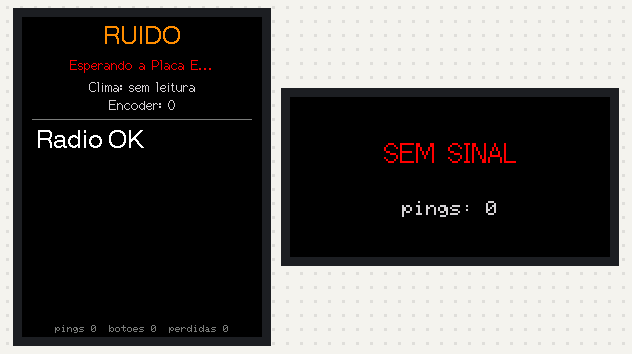
Bench run of a sketch on a simulated ESP32-S3. On the bench: 240×320 colour display, 160×80 colour display. What the sketch prints to the serial monitor is not drawn.

Above: at 1.4 s.

The sketch:

t3_placa_v_link.ino
```cpp
// ============================================================================
// RUÍDO — uma MIXTAPE de terror
// TESTE 3 · PLACA V (console) recebendo a PLACA E por ESP-NOW
// Mostra na tela grande cada botão/giro que chega da Placa E, o clima do DHT11
// e o estado da conexão; responde mandando texto para o LCD 16x2 da Placa E.
// Grave junto com o t3_placa_e.ino na Placa E.
//
// Arduino IDE: ESP32S3 Dev Module · Flash 16MB · PSRAM OPI
// ============================================================================

#include <WiFi.h>
#include <esp_now.h>
#include <esp_wifi.h>
#include <esp_mac.h>
#define LGFX_USE_V1
#include <LovyanGFX.hpp>

// --- MATRIZ DE PINOS DA PLACA V ---------------------------------------------
#define PINO_SCL   12
#define PINO_SDA   11
#define PINO_MISO  13
#define T20_CS     10
#define T20_DC      9
#define T20_RST     8
#define T20_BLK     7
#define T09_CS      6
#define T09_DC      5
#define T09_RST     4
#define LED_PLACA  48
#define SPI_FREQ_TELAS 27000000

#define CANAL_RADIO 1

// --- MENSAGEM (igual nas duas placas) ---------------------------------------
enum TipoMsg : uint8_t { MSG_PING = 1, MSG_BOTAO = 2, MSG_LCD = 3, MSG_CLIMA = 4 };
enum Botao   : uint8_t { B_MENU, B_CIMA, B_BAIXO, B_OK, B_VOLTAR, B_ENC_SW, B_ENC_GIRO };
enum Acao    : uint8_t { CLIQUE = 0, SEGUROU = 1 };

typedef struct __attribute__((packed)) {
  uint8_t  tipo;
  uint8_t  botao;
  uint8_t  acao;
  int8_t   giro;
  float    temperatura;
  float    umidade;
  char     linha1[17];
  char     linha2[17];
  uint32_t contador;
} Mensagem;

const char* NOMES[] = { "MENU", "CIMA", "BAIXO", "OK", "VOLTAR", "ENC OK", "ENC GIRO" };

// --- TELA 2.0" ST7789 (240x320) ---------------------------------------------
class TelaGrande : public lgfx::LGFX_Device {
  lgfx::Panel_ST7789 _panel;
  lgfx::Bus_SPI      _bus;
  lgfx::Light_PWM    _luz;
public:
  TelaGrande() {
    { auto c = _bus.config();
      c.spi_host   = SPI2_HOST;
      c.spi_mode   = 0;
      c.freq_write = SPI_FREQ_TELAS;
      c.freq_read  = 16000000;
      c.spi_3wire  = false;
      c.use_lock   = true;
      c.dma_channel = SPI_DMA_CH_AUTO;
      c.pin_sclk = PINO_SCL;
      c.pin_mosi = PINO_SDA;
      c.pin_miso = PINO_MISO;
      c.pin_dc   = T20_DC;
      _bus.config(c);
      _panel.setBus(&_bus); }
    { auto c = _panel.config();
      c.pin_cs   = T20_CS;
      c.pin_rst  = T20_RST;
      c.pin_busy = -1;
      c.panel_width  = 240;
      c.panel_height = 320;
      c.offset_x = 0;
      c.offset_y = 0;
      c.readable   = false;
      c.invert     = true;    // IPS: se as cores saírem invertidas, troque para false
      c.rgb_order  = false;   // se vermelho e azul trocarem, troque para true
      c.bus_shared = true;    // divide o SPI com a outra tela e o SD
      _panel.config(c); }
    { auto c = _luz.config();
      c.pin_bl = T20_BLK;
      c.invert = false;
      c.freq   = 12000;
      c.pwm_channel = 7;
      _luz.config(c);
      _panel.setLight(&_luz); }
    setPanel(&_panel);
  }
};

// --- TELA 0.96" ST7735S (80x160) --------------------------------------------
class TelaPequena : public lgfx::LGFX_Device {
  lgfx::Panel_ST7735S _panel;
  lgfx::Bus_SPI       _bus;
public:
  TelaPequena() {
    { auto c = _bus.config();
      c.spi_host   = SPI2_HOST;
      c.spi_mode   = 0;
      c.freq_write = SPI_FREQ_TELAS;
      c.freq_read  = 16000000;
      c.spi_3wire  = false;
      c.use_lock   = true;
      c.dma_channel = SPI_DMA_CH_AUTO;
      c.pin_sclk = PINO_SCL;
      c.pin_mosi = PINO_SDA;
      c.pin_miso = PINO_MISO;
      c.pin_dc   = T09_DC;
      _bus.config(c);
      _panel.setBus(&_bus); }
    { auto c = _panel.config();
      c.pin_cs   = T09_CS;
      c.pin_rst  = T09_RST;
      c.pin_busy = -1;
      c.panel_width   = 80;
      c.panel_height  = 160;
      c.memory_width  = 132;
      c.memory_height = 162;
      c.offset_x = 24;        // valores do driver Adafruit MINI160x80; confira no t5_calibrar_telas
      c.offset_y = 0;
      c.readable   = false;
      c.invert     = false;
      c.rgb_order  = true;
      c.bus_shared = true;
      _panel.config(c); }
    setPanel(&_panel);
  }
};

TelaGrande  grande;
TelaPequena pequena;
LGFX_Sprite quadro(&grande);

// --- fila de eventos (o rádio chega numa tarefa separada; a tela desenha no loop)
#define TAM_FILA 16
Mensagem fila[TAM_FILA];
volatile uint8_t filaIni = 0, filaFim = 0;
portMUX_TYPE trava = portMUX_INITIALIZER_UNLOCKED;

uint8_t macPlacaE[6] = {0};
volatile bool conheceE = false;
volatile uint32_t ultimoContatoE = 0;
uint32_t pingsRecebidos = 0, botoesRecebidos = 0, perdidos = 0, ultimoContador = 0;
float temp = NAN, umid = NAN;
char registro[8][24];        // últimas 8 linhas mostradas na tela grande
uint8_t qtdRegistro = 0;
int posicaoEncoder = 0;

void ledPlaca(uint8_t r, uint8_t g, uint8_t b) { rgbLedWrite(LED_PLACA, r, g, b); }

// --- ESP-NOW -------------------------------------------------------------------
#if ESP_IDF_VERSION >= ESP_IDF_VERSION_VAL(5, 5, 0)
void aoEnviar(const esp_now_send_info_t* info, esp_now_send_status_t status) {}
#else
void aoEnviar(const uint8_t* mac, esp_now_send_status_t status) {}
#endif

void aoReceber(const esp_now_recv_info_t* info, const uint8_t* dados, int tam) {
  if (tam != sizeof(Mensagem)) return;
  if (!conheceE) {                       // a primeira placa que falar vira a Placa E
    memcpy(macPlacaE, info->src_addr, 6);
    conheceE = true;
  } else if (memcmp(info->src_addr, macPlacaE, 6) != 0) return;
  ultimoContatoE = millis();
  portENTER_CRITICAL(&trava);
  uint8_t prox = (filaFim + 1) % TAM_FILA;
  if (prox != filaIni) { memcpy(&fila[filaFim], dados, sizeof(Mensagem)); filaFim = prox; }
  portEXIT_CRITICAL(&trava);
}

bool pegarDaFila(Mensagem& m) {
  bool tem = false;
  portENTER_CRITICAL(&trava);
  if (filaIni != filaFim) { memcpy(&m, &fila[filaIni], sizeof(Mensagem)); filaIni = (filaIni + 1) % TAM_FILA; tem = true; }
  portEXIT_CRITICAL(&trava);
  return tem;
}

bool peerAdicionado = false;
void garantirPeerE() {
  if (peerAdicionado || !conheceE) return;
  esp_now_peer_info_t peer = {};
  memcpy(peer.peer_addr, macPlacaE, 6);
  peer.channel = CANAL_RADIO;
  peer.encrypt = false;
  peerAdicionado = esp_now_add_peer(&peer) == ESP_OK;
  Serial.printf("[PLACA V] Placa E encontrada: %02X:%02X:%02X:%02X:%02X:%02X\n",
                macPlacaE[0], macPlacaE[1], macPlacaE[2], macPlacaE[3], macPlacaE[4], macPlacaE[5]);
  Serial.printf("uint8_t macPlacaE[] = {0x%02X, 0x%02X, 0x%02X, 0x%02X, 0x%02X, 0x%02X};\n",
                macPlacaE[0], macPlacaE[1], macPlacaE[2], macPlacaE[3], macPlacaE[4], macPlacaE[5]);
}

void enviarParaE(uint8_t tipo, const char* l1 = "", const char* l2 = "") {
  if (!peerAdicionado) return;
  Mensagem m = {};
  m.tipo = tipo;
  strncpy(m.linha1, l1, 16);
  strncpy(m.linha2, l2, 16);
  esp_now_send(macPlacaE, (uint8_t*)&m, sizeof(Mensagem));
}

void registrar(const char* txt) {
  if (qtdRegistro < 8) qtdRegistro++;
  for (int i = qtdRegistro - 1; i > 0; i--) strcpy(registro[i], registro[i - 1]);
  strncpy(registro[0], txt, 23);
  registro[0][23] = 0;
}

// --- telas -------------------------------------------------------------------
void desenharGrande(bool conectado) {
  quadro.fillScreen(TFT_BLACK);
  quadro.setTextDatum(top_center);
  quadro.setFont(&fonts::Font4);
  quadro.setTextColor(0xFC60);
  quadro.drawString("RUIDO", 120, 8);
  quadro.setFont(&fonts::Font2);
  quadro.setTextColor(conectado ? TFT_GREEN : TFT_RED);
  quadro.drawString(conectado ? "Placa E conectada" : "Esperando a Placa E...", 120, 40);

  quadro.setTextColor(TFT_LIGHTGREY);
  char linha[40];
  if (isnan(temp)) snprintf(linha, sizeof(linha), "Clima: sem leitura");
  else snprintf(linha, sizeof(linha), "Clima: %.1f C  %.0f%%", temp, umid);
  quadro.drawString(linha, 120, 62);
  snprintf(linha, sizeof(linha), "Encoder: %d", posicaoEncoder);
  quadro.drawString(linha, 120, 80);

  quadro.drawFastHLine(10, 102, 220, TFT_DARKGREY);
  quadro.setTextDatum(top_left);
  for (uint8_t i = 0; i < qtdRegistro; i++) {
    quadro.setTextColor(i == 0 ? TFT_WHITE : TFT_DARKGREY);
    quadro.setFont(i == 0 ? &fonts::Font4 : &fonts::Font2);
    quadro.drawString(registro[i], 14, i == 0 ? 112 : 122 + i * 20);
  }

  quadro.setFont(&fonts::Font0);
  quadro.setTextColor(TFT_DARKGREY);
  quadro.setTextDatum(bottom_center);
  snprintf(linha, sizeof(linha), "pings %lu  botoes %lu  perdidas %lu",
           (unsigned long)pingsRecebidos, (unsigned long)botoesRecebidos, (unsigned long)perdidos);
  quadro.drawString(linha, 120, 316);
  quadro.pushSprite(0, 0);
}

void desenharPequena(bool conectado) {
  pequena.fillScreen(TFT_BLACK);
  pequena.setTextDatum(middle_center);
  pequena.setFont(&fonts::Font2);
  pequena.setTextColor(conectado ? TFT_GREEN : TFT_RED, TFT_BLACK);
  pequena.drawString(conectado ? "CONECTADO" : "SEM SINAL", 80, 28);
  pequena.setFont(&fonts::Font0);
  pequena.setTextColor(TFT_LIGHTGREY, TFT_BLACK);
  char linha[24];
  snprintf(linha, sizeof(linha), "pings: %lu", (unsigned long)pingsRecebidos);
  pequena.drawString(linha, 80, 56);
}

// ----------------------------------------------------------------------------
void setup() {
  Serial.begin(115200);
  delay(800);
  ledPlaca(0, 0, 40);

  grande.init(); grande.setRotation(0); grande.setBrightness(200);
  pequena.init(); pequena.setRotation(1);
  quadro.setPsram(true); quadro.setColorDepth(16); quadro.createSprite(240, 320);

  WiFi.mode(WIFI_STA);
  WiFi.disconnect();
  esp_wifi_set_channel(CANAL_RADIO, WIFI_SECOND_CHAN_NONE);
  bool ok = esp_now_init() == ESP_OK;
  esp_now_register_send_cb(aoEnviar);
  esp_now_register_recv_cb(aoReceber);
  Serial.printf("[PLACA V] ESP-NOW: %s (canal %d)\n", ok ? "OK" : "FALHOU", CANAL_RADIO);

  registrar(ok ? "Radio OK" : "Radio FALHOU");
  desenharGrande(false);
  desenharPequena(false);
  ledPlaca(40, 0, 0);
}

void loop() {
  uint32_t agora = millis();
  bool mudou = false;
  garantirPeerE();

  Mensagem m;
  while (pegarDaFila(m)) {
    if (ultimoContador && m.contador > ultimoContador + 1) perdidos += m.contador - ultimoContador - 1;
    ultimoContador = m.contador;

    if (m.tipo == MSG_PING) { pingsRecebidos++; continue; }
    if (m.tipo == MSG_CLIMA) { temp = m.temperatura; umid = m.umidade; mudou = true; continue; }
    if (m.tipo != MSG_BOTAO || m.botao > B_ENC_GIRO) continue;

    botoesRecebidos++;
    char txt[24], l1[17], l2[17];
    if (m.botao == B_ENC_GIRO) {
      posicaoEncoder += m.giro;
      snprintf(txt, sizeof(txt), "Encoder %s", m.giro > 0 ? "+1" : "-1");
      snprintf(l1, sizeof(l1), "Encoder: %d", posicaoEncoder);
    } else {
      snprintf(txt, sizeof(txt), "%s%s", NOMES[m.botao], m.acao == SEGUROU ? " (segurou)" : "");
      snprintf(l1, sizeof(l1), "Botao: %s", NOMES[m.botao]);
    }
    snprintf(l2, sizeof(l2), "V recebeu #%lu", (unsigned long)botoesRecebidos);
    registrar(txt);
    enviarParaE(MSG_LCD, l1, l2);         // resposta aparece no LCD da Placa E
    Serial.printf("<- %s\n", txt);
    mudou = true;
  }

  static uint32_t ultimoPing = 0;
  if (agora - ultimoPing >= 1000) { ultimoPing = agora; enviarParaE(MSG_PING); }

  static bool conectadoAntes = false;
  bool conectado = ultimoContatoE && (agora - ultimoContatoE < 3000);
  if (conectado != conectadoAntes) {
    conectadoAntes = conectado;
    ledPlaca(conectado ? 0 : 40, conectado ? 40 : 0, 0);
    registrar(conectado ? "Placa E conectou" : "Placa E sumiu");
    if (conectado) enviarParaE(MSG_LCD, "Conectado na V!", "Aperte um botao");
    Serial.println(conectado ? "== Placa E CONECTADA ==" : "== Placa E SEM SINAL ==");
    desenharPequena(conectado);
    mudou = true;
  }

  static uint32_t ultimoPequena = 0;
  if (agora - ultimoPequena >= 1000) { ultimoPequena = agora; desenharPequena(conectado); }

  if (mudou) desenharGrande(conectado);
}
```
